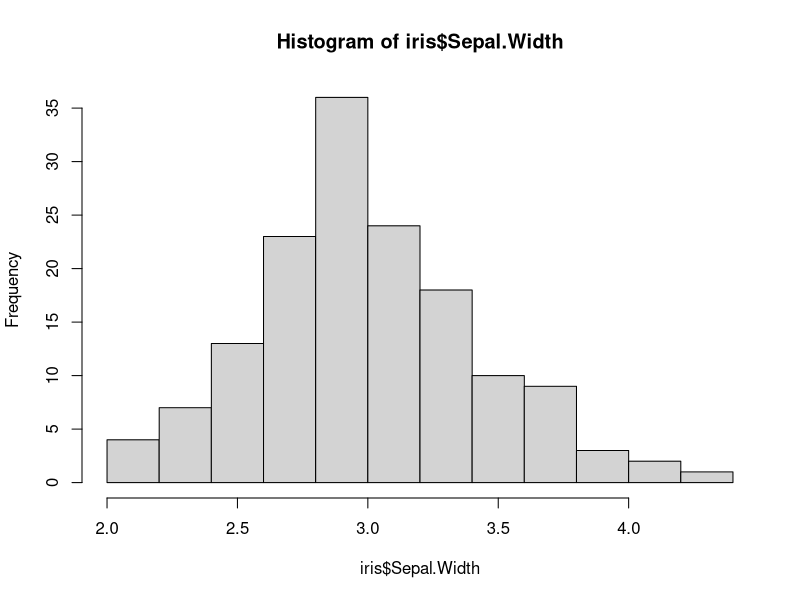
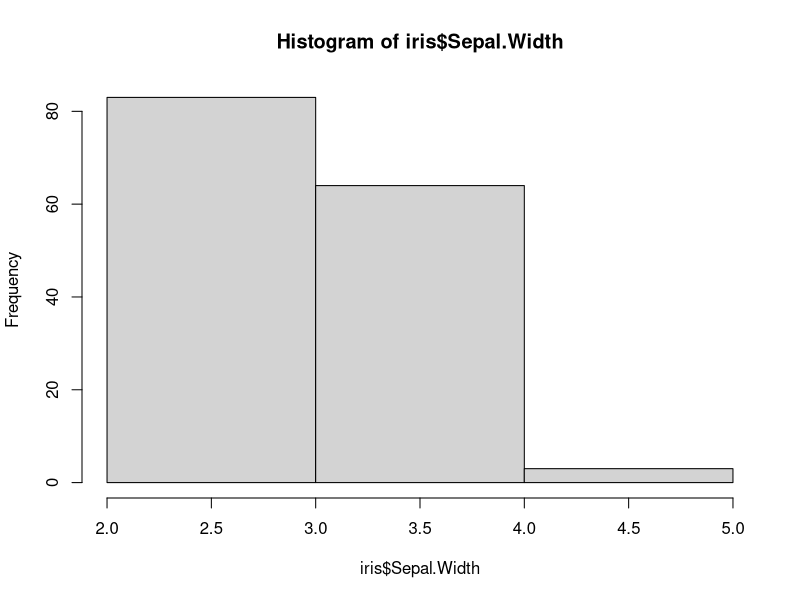
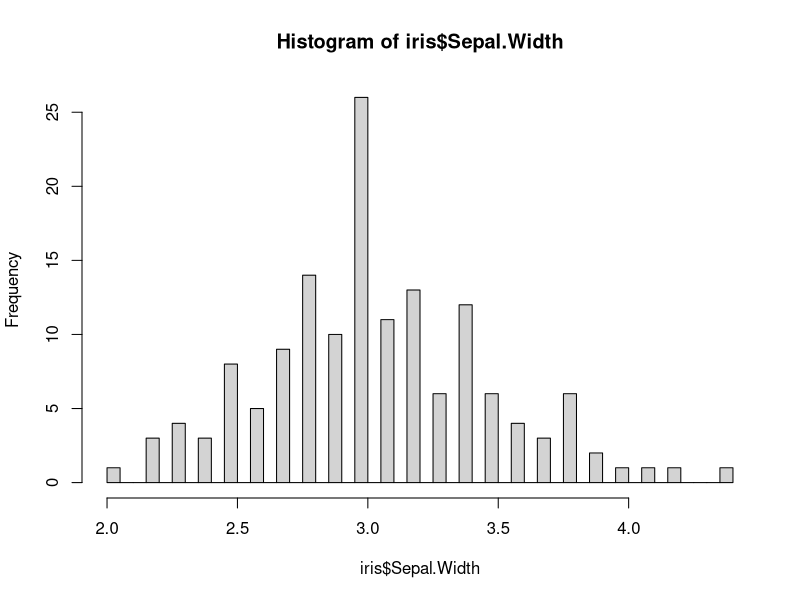

Here is the R script that generated these plots, in order:
## ---- chunk 1
knitr::opts_chunk$set(echo = TRUE)
set.seed(100)
## ---- chunk 2
#read in the data set called iris
data("iris")
## ---- chunk 3
#the dim function tells us the dimensions of our data set, how many rows and columns of data we have
dim(iris)

#we use the head function to see the top few rows of a data set
head(iris)
## ---- chunk 4
#we use unique to get all the unique values in a set a of data
#the $ after iris tells R we want a column within that data set, in this case, species
unique(iris$Species)
## ---- chunk 5
#the hist function allows us to draw a histogram of a data set
hist(iris$Sepal.Width)
## ---- chunk 6
#we can use the breaks argument in hist to tell it how many breaks we want in our histogram
hist(iris$Sepal.Width, breaks = 3)
## ---- chunk 7
hist(iris$Sepal.Width, breaks = 45)
## ---- chunk 8

